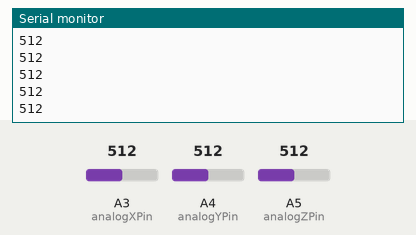
Bench run of a sketch on a simulated Arduino Uno, built with avr-gcc and run on an emulated ATmega328P. Shown: the last lines printed to the serial monitor. The test bench sets the inputs (shaded band); at power-on: A3 (analogXPin) = 512, A4 (analogYPin) = 512, A5 (analogZPin) = 512.

Above: at 1.8 s.
1.9 s: A3 (analogXPin) set to 716
At 2.8 s:
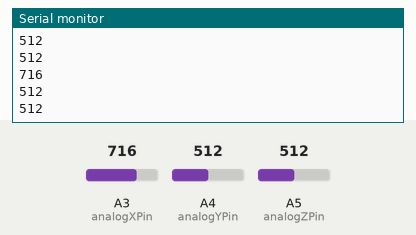
3.4 s: A4 (analogYPin) set to 306
At 4.7 s:
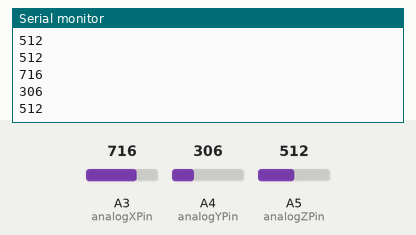
4.9 s: A5 (analogZPin) set to 900
At 5.5 s:
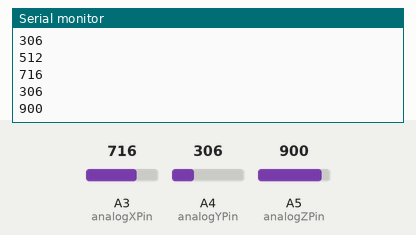
6.4 s: A5 (analogZPin) set to 1023
At 7.7 s:
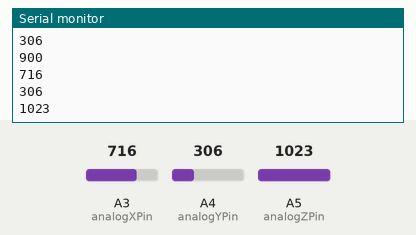
7.9 s: A4 (analogYPin) set to 122
At 8.8 s:
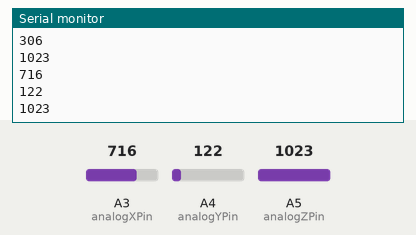
9.4 s: A3 (analogXPin) set to 511
At 10.6 s:
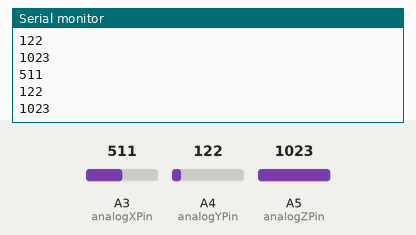
Timing chart, 0 to 11.9 s (numbered marks = the images above; inputs shaded):
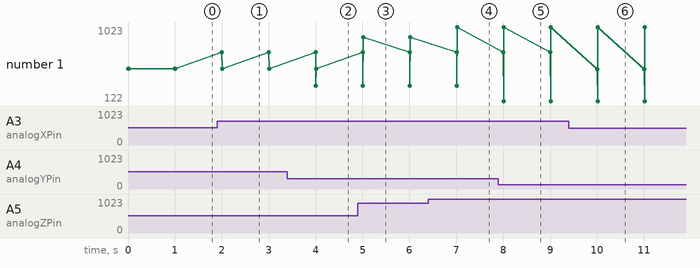

The sketch:

sketch_oct16a.ino
```cpp
int analogXPin = 3;     // potentiometer wiper (middle terminal) connected to analog pin 3
int analogYPin = 4;
int analogZPin = 5;// outside leads to ground and +5V
int valX = 0;           // variable to store the value read
int valY = 0;
int valZ = 0;
void setup()
{
  Serial.begin(9600);              //  setup serial
}

void loop()
{
  valX = analogRead(analogXPin);     // read the input pin
  valY = analogRead(analogYPin);     // read the input pin
  valZ = analogRead(analogZPin);     // read the input pin
  Serial.println(valX);             // debug value
   Serial.println(valY);
    Serial.println(valZ);
    delay(1000);
}
```

Measured:
- after the input at 1.9 s, the serial monitor: prints a new line after 0.10 s (image 1)
- after the input at 3.4 s, the serial monitor: prints a new line after 0.61 s (image 2)
- after the input at 4.9 s, the serial monitor: prints a new line after 0.12 s (image 3)
- after the input at 6.4 s, the serial monitor: prints a new line after 0.62 s (image 4)
- after the input at 7.9 s, the serial monitor: prints a new line after 0.11 s (image 5)
- after the input at 9.4 s, the serial monitor: prints a new line after 0.61 s (image 6)
- plotted number 1: 512 → 900 after the input at 4.9 s, 900 → 1023 after the input at 6.4 s
